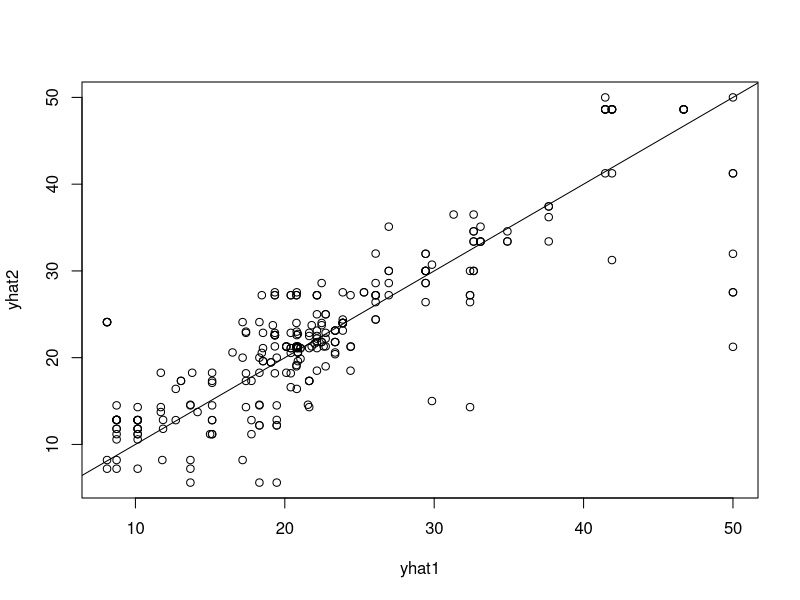
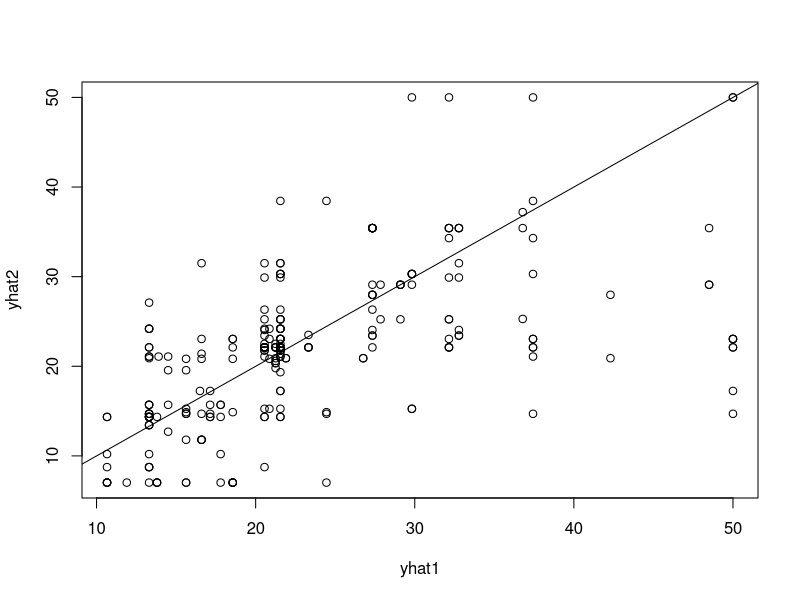
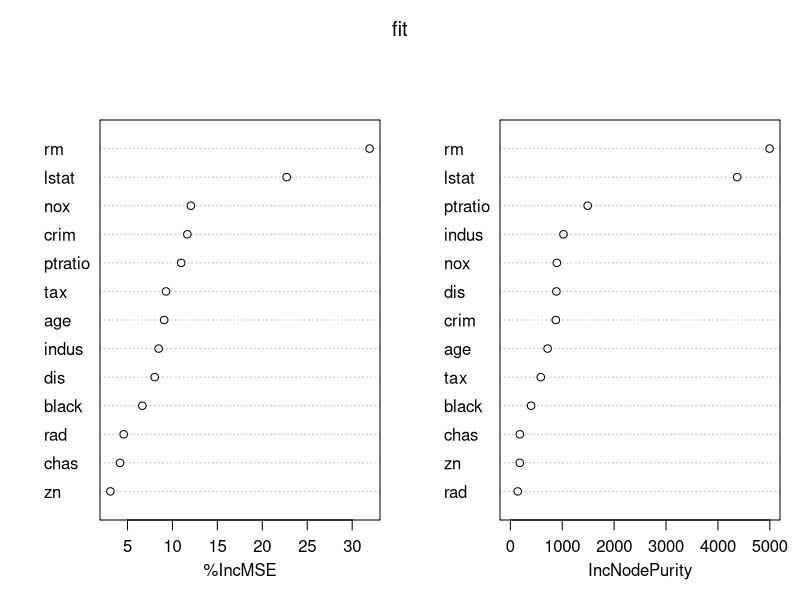

These figures' R source, in order:
## ---- chunk 1
knitr::opts_chunk$set(echo = TRUE)
setwd("/Users/aldosolari/Desktop/DM_off/3_ensemble/code")
## ---- chunk 2
rm(list=ls())
library(MASS)

set.seed(123)
istrain = rbinom(n=nrow(Boston),size=1,prob=0.5)>0

train <- Boston[istrain,]
nrow(train)
test = Boston[!istrain,-14]
test.y = Boston[!istrain,14]
nrow(test)
## ---- chunk 3
library(randomForest)
set.seed(123)
fit1 = randomForest(medv ~ ., train, mtry=12, ntree=1)
yhat1 = predict(fit1, newdata=test)
fit2 = randomForest(medv ~ ., train, mtry=12, ntree=1)
yhat2 = predict(fit2, newdata=test)

plot(yhat1,yhat2)
abline(a=0,b=1)
cor(yhat1,yhat2)

fit1 = randomForest(medv ~ ., train, mtry=1, ntree=1)
yhat1 = predict(fit1, newdata=test)
fit2 = randomForest(medv ~ ., train, mtry=1, ntree=1)
yhat2 = predict(fit2, newdata=test)

plot(yhat1,yhat2)
abline(a=0,b=1)
cor(yhat1,yhat2)
## ---- chunk 4
# see ?importance type=1 of the R package randomForests
set.seed(123)
fit <- randomForest(medv ~ ., train, importance=TRUE)
varImpPlot(fit)

MSE <- mean( ( predict(fit, newdata=test) - test.y )^2 )
test.perm = test
test.perm[,"rm"] = sample(test.perm[,"rm"])
MSE.perm <- mean( ( predict(fit, newdata=test.perm) - test.y )^2 )

MSE.perm - MSE

test.perm = test
test.perm[,"chas"] = sample(test.perm[,"chas"])
MSE.perm <- mean( ( predict(fit, newdata=test.perm) - test.y )^2 )

MSE.perm - MSE
